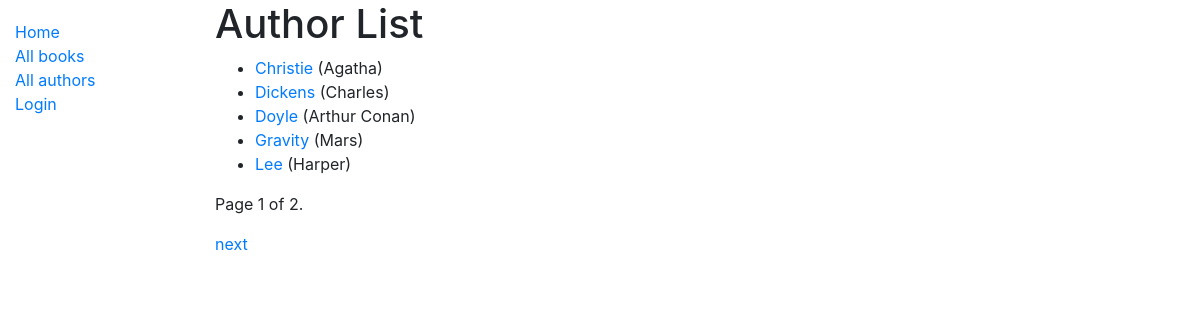
Screenshot of /catalog/authors/ with the database file from the repository.
### catalog/models.py (models this page shows, shortened)
class Author(models.Model):
    first_name = models.CharField(max_length=100)
    last_name = models.CharField(max_length=100)
    date_of_birth = models.DateField(null=True, blank=True)
    date_of_death = models.DateField('Died', null=True, blank=True)
    class Meta:
        ordering = ['last_name', 'first_name']
    def get_absolute_url(self):
        return reverse('author-detail', args=[str(self.id)])

### catalog/views.py (the view)
# urls.py: path('authors/', views.AuthorListView.as_view(), name='authors'),
class AuthorListView(generic.ListView):
    model = Author
    paginate_by = 5
    def get_context_data(self, **kwargs):
        context = super(AuthorListView, self).get_context_data(**kwargs)
        context['some_data'] = 'This is just some data'
        return context

### catalog/templates/catalog/author_list.html (shortened to what this page needs)
<!DOCTYPE html>
<html lang="en">
<head>
</head>
<body>
{% extends "base_generic.html" %}
{% block content %}
  <h1>Author List</h1>
  {% if author_list %}
  <ul>
    {% for author in author_list %}
      <li>
        <a href="{{ author.get_absolute_url }}">{{ author.last_name }}</a> ({{author.first_name}})
      </li>
    {% endfor %}
  </ul>
  {% else %}
    <p>There are no authors.</p>
  {% endif %}
{% endblock %}

### rows the page displays
Author: last_name "Christie", first_name "Agatha"
Author: last_name "Dickens", first_name "Charles"
Author: last_name "Doyle", first_name "Arthur Conan"
Author: last_name "Gravity", first_name "Mars"
Author: last_name "Lee", first_name "Harper"

### other values shown
{{ page_obj.number }} "1"
{{ page_obj.paginator.num_pages }} "2"
